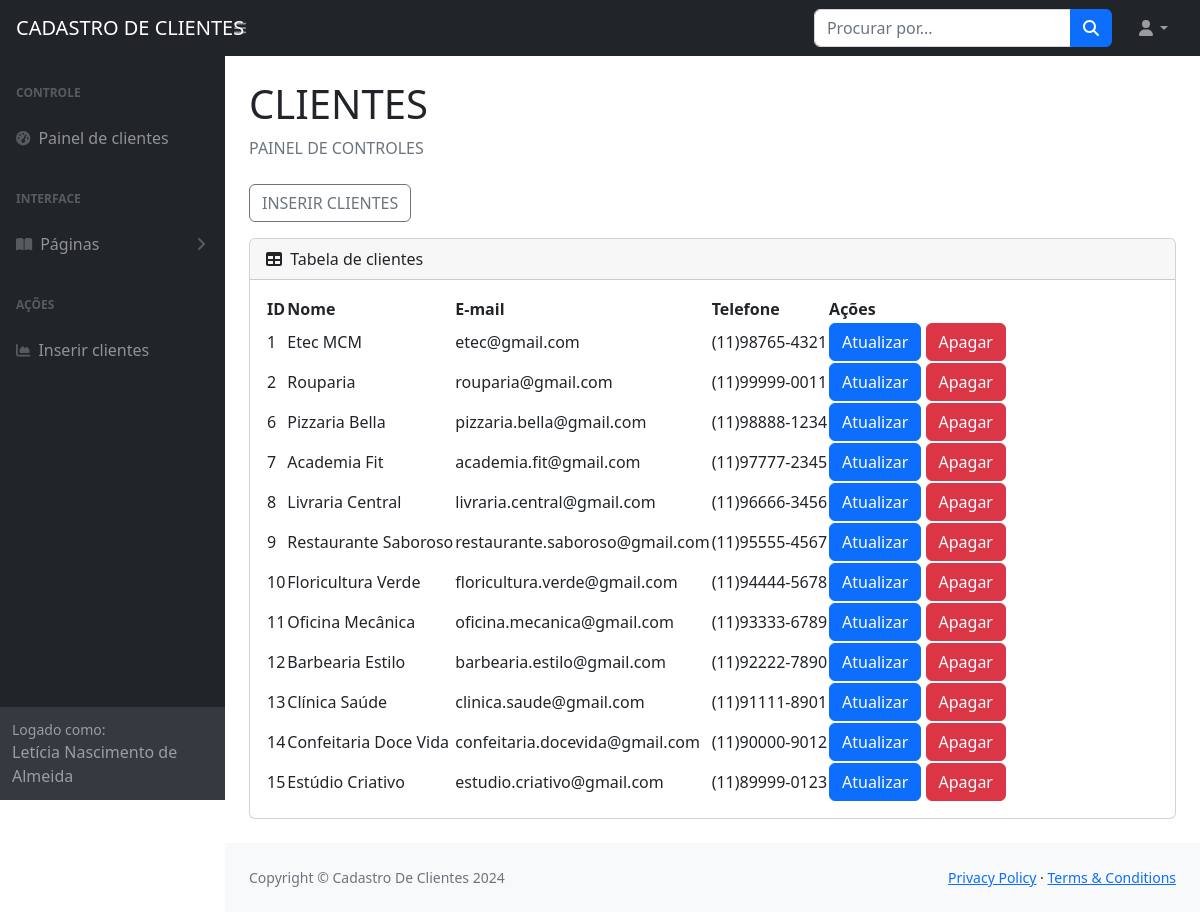
Page /Painel/index.php (signed in) on the committed database.
### tables this page shows
CREATE TABLE `clientes` (
  `id_cliente` int(11) NOT NULL,
  `nome_cliente` varchar(255) NOT NULL,
  `email_cliente` varchar(255) NOT NULL,
  `telefone` varchar(255) NOT NULL
);

### Painel/index.php (the view, shortened to what this page needs)
<?php
    include 'conecta.php';
    include 'menu.php';
?>
<div id="layoutSidenav_content">
    <main>
        <div class="container-fluid px-4">
            <h1 class="mt-4">CLIENTES</h1>
            <ol class="breadcrumb mb-4">
                <li class="breadcrumb-item active">PAINEL DE CONTROLES</li>
            </ol>
            <a href='form_insere_clientes.php'><button class='btn btn-outline-secondary'
                    style="margin-bottom: 1rem;">INSERIR CLIENTES</button></a>
            <div class="card mb-4">
                <div class="card-header">
                    <i class="fas fa-table me-1"></i>
                    Tabela de clientes
                </div>
                <div class="card-body">
                    <table id="datatablesSimple">
                        <thead>
                            <tr>
                                <th scope="col">ID</th>
                                <th scope="col">Nome</th>
                                <th scope="col">E-mail</th>
                                <th scope="col">Telefone</th>
                                <th scope="col">Ações</th>
                            </tr>
                        </thead>
                        <tbody>
                            <?php
                            $sql = "SELECT * FROM clientes";
                            $consulta = $conexao->query($sql);
                            while ($dados = $consulta->fetch_assoc()) {
                                echo "<tr>";
                                echo "<td>" . $dados['id_cliente'] . "</td>";
                                echo "<td>" . $dados['nome_cliente'] . "</td>";
                                echo "<td>" . $dados['email_cliente'] . "</td>";
                                echo "<td>" . $dados['telefone'] . "</td>";
                                echo "<td>
                                            <a href='form_atualiza_cliente.php?id_cliente=" . $dados["id_cliente"] . "'><button class='btn btn-primary'>Atualizar</button></a>
                                            <a href='apaga_cliente.php?id_cliente=" . $dados["id_cliente"] . "'><button class='btn btn-danger' onclick='return confirmDelete()'>Apagar</button></a>
                                    </td>";
                                echo "</tr>";
                            }
                            ?>
                        </tbody>
                    </table>
                </div>
            </div>
        </div>
    </main>
    <footer class="py-4 bg-light mt-auto">
        <div class="container-fluid px-4">
            <div class="d-flex align-items-center justify-content-between small">
                <div class="text-muted">Copyright &copy; Cadastro De Clientes 2024</div>
                <div>
                    <a href="#">Privacy Policy</a>
                    &middot;
                    <a href="#">Terms &amp; Conditions</a>
                </div>
            </div>
        </div>
    </footer>
</div>
</div>
</body>
</html>

### Painel/menu.php (shortened to what this page needs)
<!DOCTYPE html>
<html lang="en">
<head>
    <link href="https://cdn.jsdelivr.net/npm/simple-datatables@7.1.2/dist/style.min.css" rel="stylesheet" />
    <link href="css/styles.css" rel="stylesheet" />
</head>
<body class="sb-nav-fixed">
    <nav class="sb-topnav navbar navbar-expand navbar-dark bg-dark">
        <a class="navbar-brand ps-3" href="index.php">CADASTRO DE CLIENTES</a>
        <button class="btn btn-link btn-sm order-1 order-lg-0 me-4 me-lg-0" id="sidebarToggle" href="#!"><i
                class="fas fa-bars"></i></button>
        <form class="d-none d-md-inline-block form-inline ms-auto me-0 me-md-3 my-2 my-md-0">
            <div class="input-group">
                <input class="form-control" type="text" placeholder="Procurar por..." aria-label="Search for..."
                    aria-describedby="btnNavbarSearch" />
                <button class="btn btn-primary" id="btnNavbarSearch" type="button"><i
                        class="fas fa-search"></i></button>
            </div>
        </form>
        <ul class="navbar-nav ms-auto ms-md-0 me-3 me-lg-4">
            <li class="nav-item dropdown">
                <a class="nav-link dropdown-toggle" id="navbarDropdown" href="#" role="button" data-bs-toggle="dropdown"
                    aria-expanded="false"><i class="fas fa-user fa-fw"></i></a>
            </li>
        </ul>
    </nav>
    <div id="layoutSidenav">
        <div id="layoutSidenav_nav">
            <nav class="sb-sidenav accordion sb-sidenav-dark" id="sidenavAccordion">
                <div class="sb-sidenav-menu">
                    <div class="nav">
                        <div class="sb-sidenav-menu-heading">Controle</div>
                        <a class="nav-link" href="index.php">
                            <div class="sb-nav-link-icon"><i class="fas fa-tachometer-alt"></i></div>
                            Painel de clientes
                        </a>
                        <div class="sb-sidenav-menu-heading">Interface</div>
                        <a class="nav-link collapsed" href="#" data-bs-toggle="collapse" data-bs-target="#collapsePages"
                            aria-expanded="false" aria-controls="collapsePages">
                            <div class="sb-nav-link-icon"><i class="fas fa-book-open"></i></div>
                            Páginas
                            <div class="sb-sidenav-collapse-arrow"><i class="fas fa-angle-down"></i></div>
                        </a>
                        <div class="sb-sidenav-menu-heading">Ações</div>
                        <a class="nav-link" href="form_insere_clientes.php">
                            <div class="sb-nav-link-icon"><i class="fas fa-chart-area"></i></div>
                            Inserir clientes
                        </a>
                    </div>
                </div>
                <div class="sb-sidenav-footer">
                    <div class="small">Logado como:</div>
                    <?php echo $_SESSION['nome']; ?>
                </div>
            </nav>
        </div>

### rows in the picture
clientes: id_cliente "1", nome_cliente "Etec MCM", email_cliente "etec@gmail.com", telefone "(11)98765-4321"
clientes: id_cliente "2", nome_cliente "Rouparia", email_cliente "rouparia@gmail.com", telefone "(11)99999-0011"
clientes: id_cliente "6", nome_cliente "Pizzaria Bella", email_cliente "pizzaria.bella@gmail.com", telefone "(11)98888-1234"
clientes: id_cliente "7", nome_cliente "Academia Fit", email_cliente "academia.fit@gmail.com", telefone "(11)97777-2345"
clientes: id_cliente "8", nome_cliente "Livraria Central", email_cliente "livraria.central@gmail.com", telefone "(11)96666-3456"
clientes: id_cliente "9", nome_cliente "Restaurante Saboroso", email_cliente "restaurante.saboroso@gmail.com", telefone "(11)95555-4567"
clientes: id_cliente "10", nome_cliente "Floricultura Verde", email_cliente "floricultura.verde@gmail.com", telefone "(11)94444-5678"
clientes: id_cliente "11", nome_cliente "Oficina Mecânica", email_cliente "oficina.mecanica@gmail.com", telefone "(11)93333-6789"
clientes: id_cliente "12", nome_cliente "Barbearia Estilo", email_cliente "barbearia.estilo@gmail.com", telefone "(11)92222-7890"
clientes: id_cliente "13", nome_cliente "Clínica Saúde", email_cliente "clinica.saude@gmail.com", telefone "(11)91111-8901"
clientes: id_cliente "14", nome_cliente "Confeitaria Doce Vida", email_cliente "confeitaria.docevida@gmail.com", telefone "(11)90000-9012"
clientes: id_cliente "15", nome_cliente "Estúdio Criativo", email_cliente "estudio.criativo@gmail.com", telefone "(11)89999-0123"

### other values in the picture
$_SESSION['nome'] "Letícia Nascimento de Almeida"
